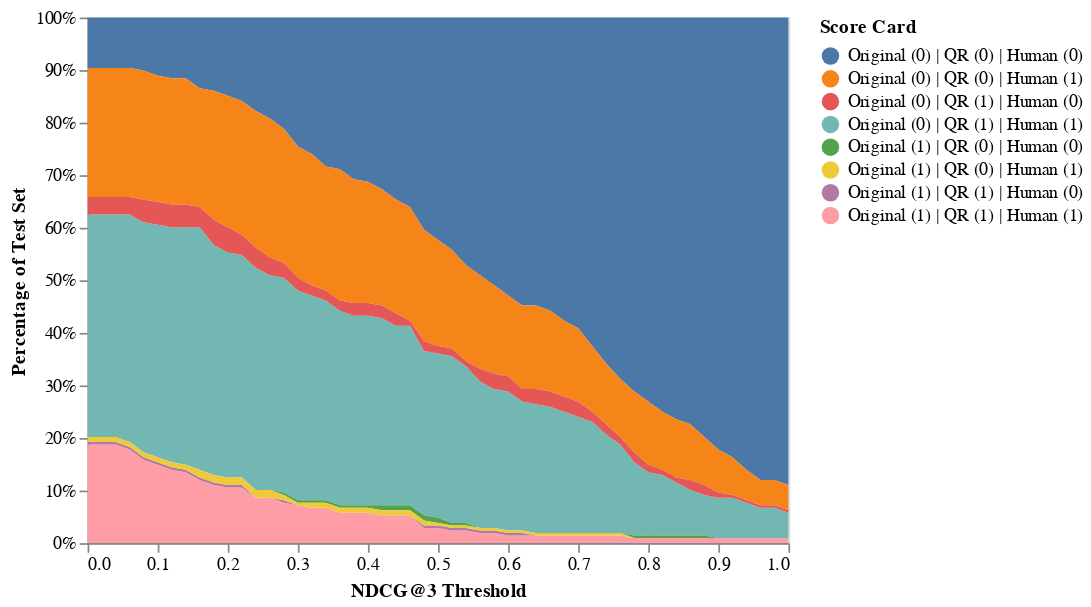
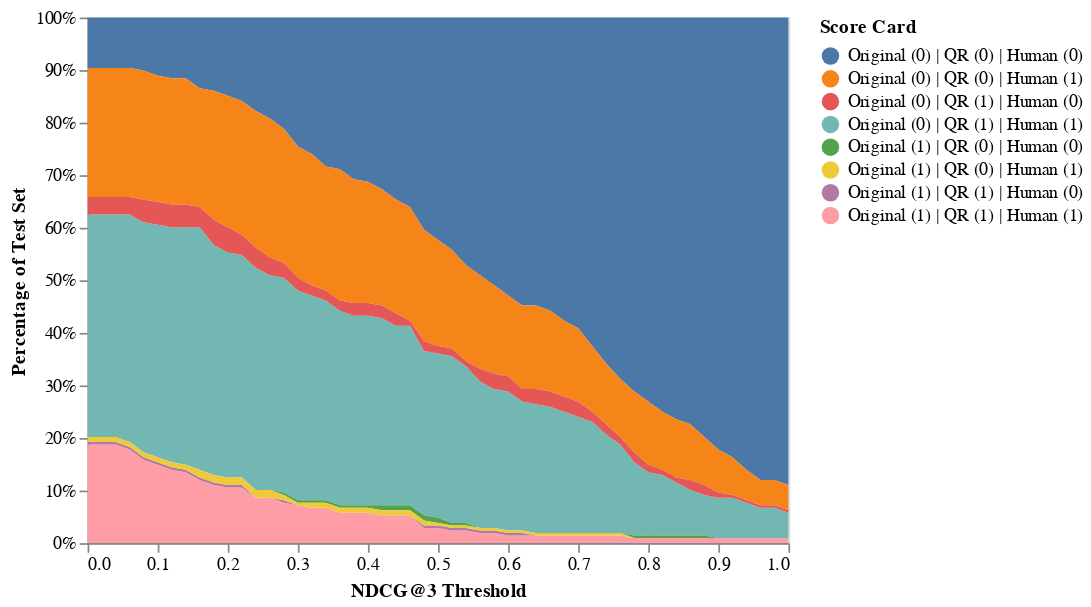

Here is the notebook cell these charts were saved with, in order:
### Code cell
import altair as alt
# from altair_saver import save

error_chart = alt.Chart(retrieval_qa_source).mark_area().encode(
    x="NDCG@3 Threshold:Q",
    y=alt.Y("Percentage of Test Set:Q", stack="normalize"),
    color="Score Card:N")

error_chart
# alt.renderers.enable('png')
# save(error_chart, "chart.png")

### Figure 1 — Vega-Lite specification as saved in the notebook (floating-point values rounded to 4 significant figures; data arrays with more than 128 entries replaced by an {"elided": "..."} marker saying what was removed)
{"config": {"view": {"continuousWidth": 400, "continuousHeight": 300}}, "data": {"name": "data-ba3951e9e99ad52a1796978cb2d0db0b"}, "mark": "area", "encoding": {"color": {"type": "nominal", "field": "Score Card"}, "x": {"type": "quantitative", "field": "NDCG@3 Threshold"}, "y": {"type": "quantitative", "field": "Percentage of Test Set", "stack": "normalize"}}, "$schema": "https://vega.github.io/schema/vega-lite/v4.8.1.json", "datasets": {"data-ba3951e9e99ad52a1796978cb2d0db0b": {"elided": "408 records"}}}

### Figure 2 — Vega-Lite specification as saved in the notebook (floating-point values rounded to 4 significant figures; data arrays with more than 128 entries replaced by an {"elided": "..."} marker saying what was removed)
{"config": {"view": {"continuousWidth": 400, "continuousHeight": 300}}, "data": {"name": "data-ba3951e9e99ad52a1796978cb2d0db0b"}, "mark": "area", "encoding": {"color": {"type": "nominal", "field": "Score Card"}, "x": {"type": "quantitative", "field": "NDCG@3 Threshold"}, "y": {"type": "quantitative", "field": "Percentage of Test Set", "stack": "normalize"}}, "$schema": "https://vega.github.io/schema/vega-lite/v4.8.1.json", "datasets": {"data-ba3951e9e99ad52a1796978cb2d0db0b": {"elided": "408 records"}}}
